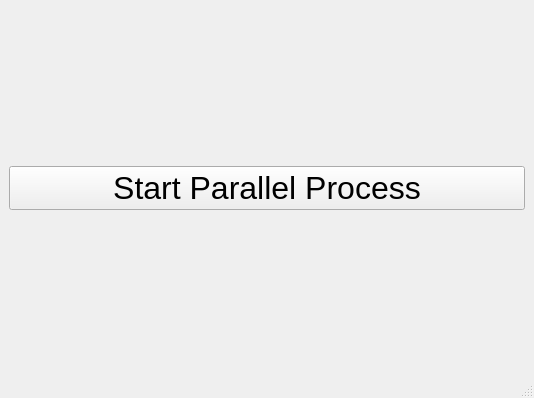
<?xml version="1.0" encoding="UTF-8"?>
<ui version="4.0">
 <class>MainWindow</class>
 <widget class="QMainWindow" name="MainWindow">
  <property name="geometry">
   <rect>
    <x>0</x>
    <y>0</y>
    <width>534</width>
    <height>398</height>
   </rect>
  </property>
  <property name="windowTitle">
   <string>MainWindow</string>
  </property>
  <widget class="QWidget" name="centralwidget">
   <layout class="QVBoxLayout" name="verticalLayout">
    <item>
     <widget class="QPushButton" name="pushButton">
      <property name="sizePolicy">
       <sizepolicy hsizetype="Minimum" vsizetype="Fixed">
        <horstretch>0</horstretch>
        <verstretch>0</verstretch>
       </sizepolicy>
      </property>
      <property name="font">
       <font>
        <pointsize>24</pointsize>
       </font>
      </property>
      <property name="text">
       <string>Start Parallel Process</string>
      </property>
     </widget>
    </item>
   </layout>
  </widget>
  <widget class="QMenuBar" name="menubar">
   <property name="geometry">
    <rect>
     <x>0</x>
     <y>0</y>
     <width>534</width>
     <height>21</height>
    </rect>
   </property>
  </widget>
  <widget class="QStatusBar" name="statusbar"/>
 </widget>
 <resources/>
 <connections/>
</ui>
